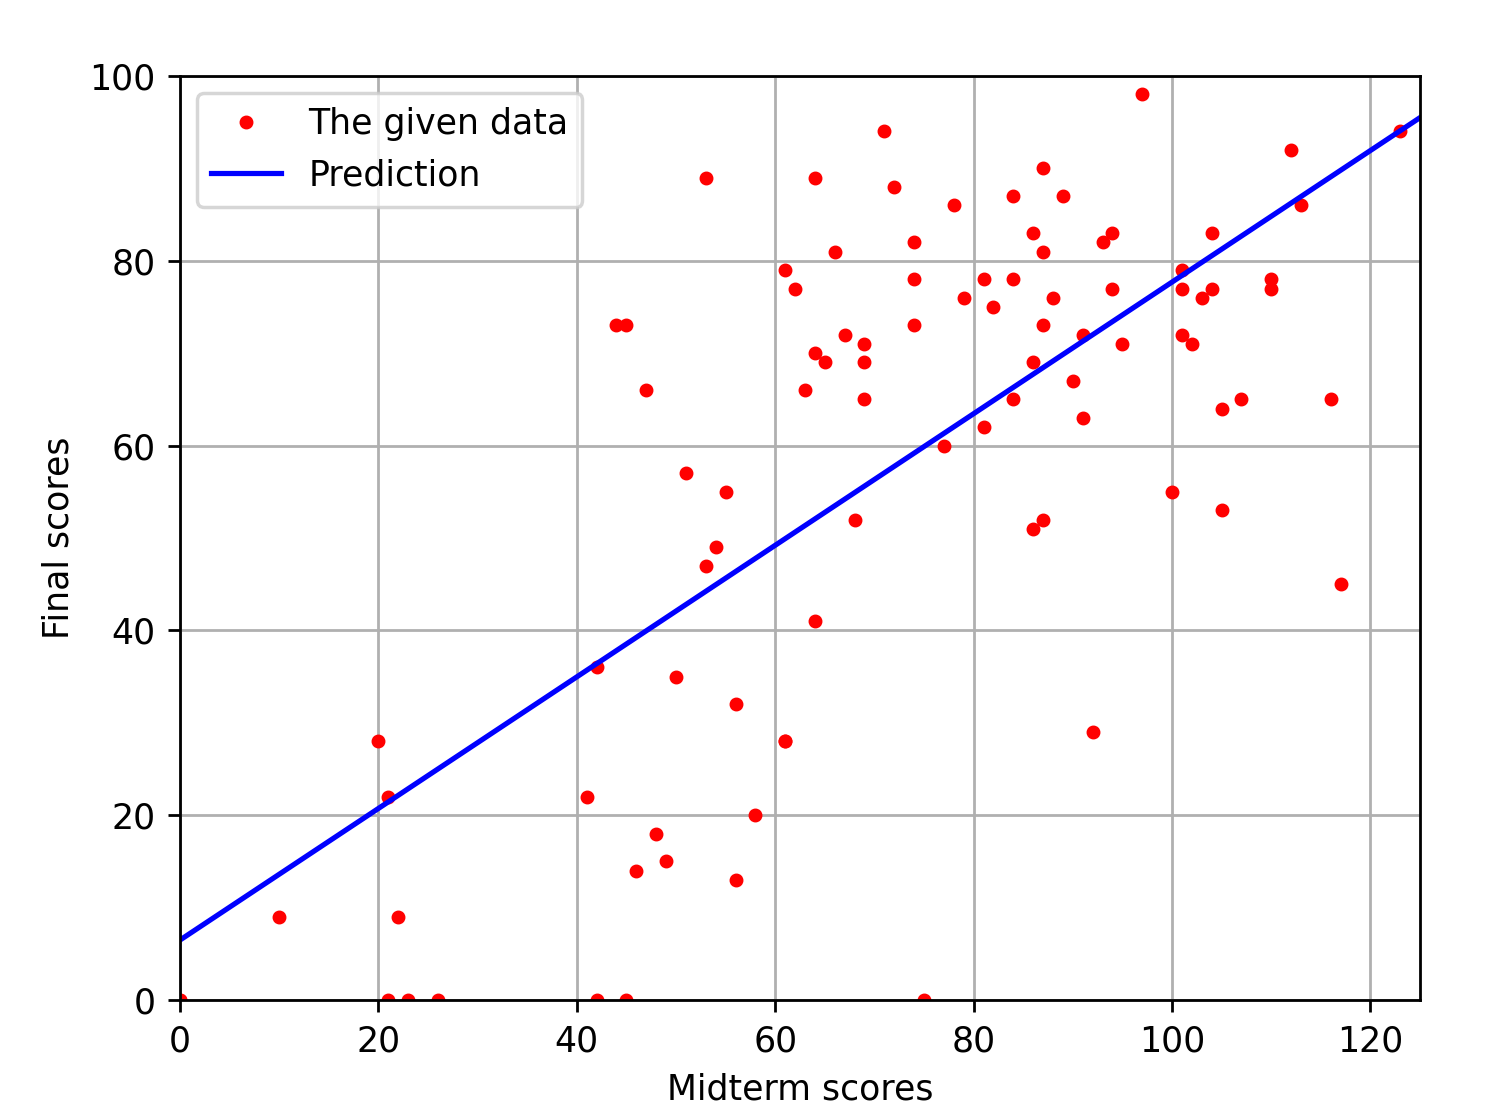

Source code (Python):
import numpy as np
import matplotlib.pyplot as plt

def linear_regression(X, Y):
    # X는 중간고사 점수, Y는 기말고사 점수
    # X에 절편을 위한 열을 추가 (즉, 1을 추가해줌)
    X_b = np.c_[np.ones((X.shape[0], 1)), X]  # X_b: (n, 2) [1, X] 형식
    theta = np.linalg.pinv(X_b).dot(Y)  # 회귀계수 계산 (유사역행렬을 사용하여 구함)
    return theta  # [절편, 기울기] 반환

if __name__ == '__main__':
    midterm_range = np.array([0, 125])
    final_range = np.array([0, 100])

    # Load score data
    class_kr = np.loadtxt('data/class_score_kr.csv', delimiter=',')
    class_en = np.loadtxt('data/class_score_en.csv', delimiter=',')
    data = np.vstack((class_kr, class_en))

    # Estimate a line, final = slope * midterm + y_intercept
    X = data[:, 0]  # 중간고사 점수
    Y = data[:, 1]  # 기말고사 점수

    # 선형 회귀 수행
    theta = linear_regression(X, Y)
    line = [theta[1], theta[0]]

    # Predict scores
    final = lambda midterm: line[0] * midterm + line[1]
    while True:
        try:
            given = input('Q) Please input your midterm score (Enter or -1: exit)? ')
            if given == '' or float(given) < 0:
                break
            print(f'A) Your final score is expected to {final(float(given)):.3f}.')
        except Exception as ex:
            print(f'Cannot answer the question. (message: {ex})')
            break

    # Plot scores and the estimated line
    plt.figure()
    plt.plot(data[:,0], data[:,1], 'r.', label='The given data')
    plt.plot(midterm_range, final(midterm_range), 'b-', label='Prediction')
    plt.xlabel('Midterm scores')
    plt.ylabel('Final scores')
    plt.xlim(midterm_range)
    plt.ylim(final_range)
    plt.grid()
    plt.legend()
    plt.show()
